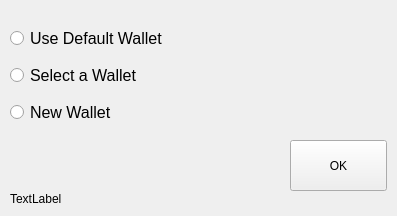
<?xml version="1.0" encoding="UTF-8"?>
<ui version="4.0">
 <class>Form</class>
 <widget class="QWidget" name="Form">
  <property name="geometry">
   <rect>
    <x>0</x>
    <y>0</y>
    <width>397</width>
    <height>216</height>
   </rect>
  </property>
  <property name="windowTitle">
   <string>Choose a Wallet</string>
  </property>
  <property name="windowIcon">
   <iconset resource="icons/icons.qrc">
    <normaloff>:/windowIcon/coinami.png</normaloff>:/windowIcon/coinami.png</iconset>
  </property>
  <property name="styleSheet">
   <string notr="true"/>
  </property>
  <widget class="QWidget" name="verticalLayoutWidget">
   <property name="geometry">
    <rect>
     <x>10</x>
     <y>20</y>
     <width>381</width>
     <height>111</height>
    </rect>
   </property>
   <layout class="QVBoxLayout" name="verticalLayout">
    <item>
     <widget class="QRadioButton" name="defaultButton">
      <property name="font">
       <font>
        <family>Ubuntu</family>
        <pointsize>12</pointsize>
        <weight>50</weight>
        <italic>false</italic>
        <bold>false</bold>
       </font>
      </property>
      <property name="styleSheet">
       <string notr="true"/>
      </property>
      <property name="text">
       <string>Use Default Wallet</string>
      </property>
     </widget>
    </item>
    <item>
     <widget class="QRadioButton" name="selectButton">
      <property name="font">
       <font>
        <family>Ubuntu</family>
        <pointsize>12</pointsize>
        <weight>50</weight>
        <italic>false</italic>
        <bold>false</bold>
       </font>
      </property>
      <property name="styleSheet">
       <string notr="true"/>
      </property>
      <property name="text">
       <string>Select a Wallet</string>
      </property>
     </widget>
    </item>
    <item>
     <widget class="QRadioButton" name="newButton">
      <property name="font">
       <font>
        <family>Ubuntu</family>
        <pointsize>12</pointsize>
        <weight>50</weight>
        <italic>false</italic>
        <bold>false</bold>
       </font>
      </property>
      <property name="styleSheet">
       <string notr="true"/>
      </property>
      <property name="text">
       <string>New Wallet</string>
      </property>
     </widget>
    </item>
   </layout>
  </widget>
  <widget class="QPushButton" name="pushButton">
   <property name="geometry">
    <rect>
     <x>290</x>
     <y>140</y>
     <width>97</width>
     <height>51</height>
    </rect>
   </property>
   <property name="styleSheet">
    <string notr="true"/>
   </property>
   <property name="text">
    <string>OK</string>
   </property>
  </widget>
  <widget class="QLabel" name="statusText">
   <property name="geometry">
    <rect>
     <x>10</x>
     <y>190</y>
     <width>389</width>
     <height>18</height>
    </rect>
   </property>
   <property name="text">
    <string>TextLabel</string>
   </property>
  </widget>
 </widget>
 <resources>
  <include location="icons/icons.qrc"/>
 </resources>
 <connections/>
</ui>
